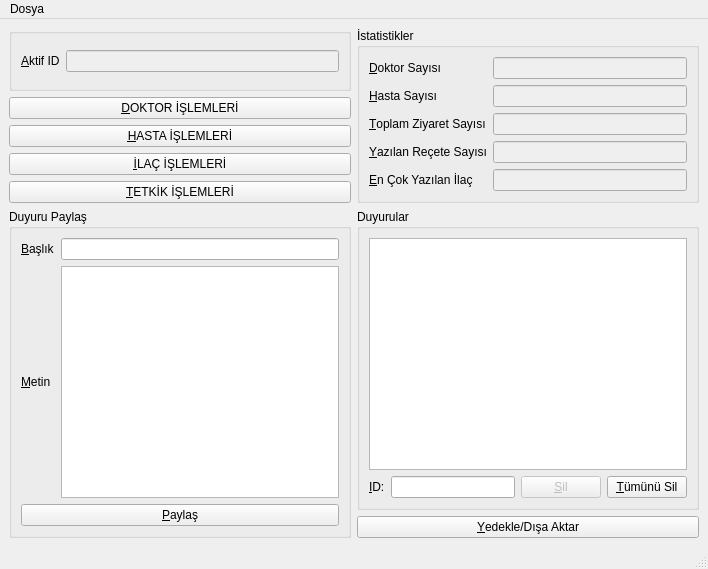
<?xml version="1.0" encoding="UTF-8"?>
<ui version="4.0">
 <class>yoneticiarayuzu</class>
 <widget class="QMainWindow" name="yoneticiarayuzu">
  <property name="geometry">
   <rect>
    <x>0</x>
    <y>0</y>
    <width>708</width>
    <height>569</height>
   </rect>
  </property>
  <property name="windowTitle">
   <string>Yönetici Arayüzü</string>
  </property>
  <widget class="QWidget" name="centralwidget">
   <layout class="QGridLayout" name="gridLayout_2">
    <item row="1" column="1">
     <widget class="QGroupBox" name="groupBox">
      <property name="title">
       <string>İstatistikler</string>
      </property>
      <layout class="QFormLayout" name="formLayout">
       <item row="0" column="0">
        <widget class="QLabel" name="label">
         <property name="text">
          <string>&amp;Doktor Sayısı</string>
         </property>
         <property name="buddy">
          <cstring>leDoktorSayisi</cstring>
         </property>
        </widget>
       </item>
       <item row="0" column="1">
        <widget class="QLineEdit" name="leDoktorSayisi">
         <property name="enabled">
          <bool>false</bool>
         </property>
        </widget>
       </item>
       <item row="1" column="0">
        <widget class="QLabel" name="label_2">
         <property name="text">
          <string>&amp;Hasta Sayısı</string>
         </property>
         <property name="buddy">
          <cstring>leHastaSayisi</cstring>
         </property>
        </widget>
       </item>
       <item row="1" column="1">
        <widget class="QLineEdit" name="leHastaSayisi">
         <property name="enabled">
          <bool>false</bool>
         </property>
        </widget>
       </item>
       <item row="2" column="0">
        <widget class="QLabel" name="label_3">
         <property name="text">
          <string>&amp;Toplam Ziyaret Sayısı</string>
         </property>
         <property name="buddy">
          <cstring>leToplamZiyaretSayisi</cstring>
         </property>
        </widget>
       </item>
       <item row="2" column="1">
        <widget class="QLineEdit" name="leToplamZiyaretSayisi">
         <property name="enabled">
          <bool>false</bool>
         </property>
        </widget>
       </item>
       <item row="3" column="0">
        <widget class="QLabel" name="label_4">
         <property name="text">
          <string>&amp;Yazılan Reçete Sayısı</string>
         </property>
         <property name="buddy">
          <cstring>leYazilanReceteSayisi</cstring>
         </property>
        </widget>
       </item>
       <item row="3" column="1">
        <widget class="QLineEdit" name="leYazilanReceteSayisi">
         <property name="enabled">
          <bool>false</bool>
         </property>
        </widget>
       </item>
       <item row="4" column="0">
        <widget class="QLabel" name="label_5">
         <property name="text">
          <string>&amp;En Çok Yazılan İlaç</string>
         </property>
         <property name="buddy">
          <cstring>leEnCokYazilanIlac</cstring>
         </property>
        </widget>
       </item>
       <item row="4" column="1">
        <widget class="QLineEdit" name="leEnCokYazilanIlac">
         <property name="enabled">
          <bool>false</bool>
         </property>
        </widget>
       </item>
      </layout>
     </widget>
    </item>
    <item row="6" column="1">
     <widget class="QGroupBox" name="groupBox_3">
      <property name="title">
       <string>Duyurular</string>
      </property>
      <layout class="QGridLayout" name="gridLayout_3">
       <item row="0" column="0" colspan="2">
        <widget class="QTextBrowser" name="tbDuyurular"/>
       </item>
       <item row="1" column="0">
        <layout class="QHBoxLayout" name="horizontalLayout">
         <item>
          <widget class="QLabel" name="label_8">
           <property name="text">
            <string>&amp;ID:</string>
           </property>
           <property name="buddy">
            <cstring>leID</cstring>
           </property>
          </widget>
         </item>
         <item>
          <widget class="QLineEdit" name="leID"/>
         </item>
         <item>
          <widget class="QPushButton" name="btnDuyuruSil">
           <property name="enabled">
            <bool>false</bool>
           </property>
           <property name="text">
            <string>&amp;Sil</string>
           </property>
          </widget>
         </item>
        </layout>
       </item>
       <item row="1" column="1">
        <widget class="QPushButton" name="btnTumuSil">
         <property name="text">
          <string>&amp;Tümünü Sil</string>
         </property>
        </widget>
       </item>
      </layout>
     </widget>
    </item>
    <item row="6" column="0" rowspan="2">
     <widget class="QGroupBox" name="groupBox_2">
      <property name="title">
       <string>Duyuru Paylaş</string>
      </property>
      <layout class="QGridLayout" name="gridLayout">
       <item row="0" column="0">
        <widget class="QLabel" name="label_6">
         <property name="text">
          <string>&amp;Başlık</string>
         </property>
         <property name="buddy">
          <cstring>leDuyuruBaslik</cstring>
         </property>
        </widget>
       </item>
       <item row="0" column="1">
        <widget class="QLineEdit" name="leDuyuruBaslik"/>
       </item>
       <item row="1" column="0">
        <widget class="QLabel" name="label_7">
         <property name="text">
          <string>&amp;Metin</string>
         </property>
         <property name="buddy">
          <cstring>teDuyuruMetin</cstring>
         </property>
        </widget>
       </item>
       <item row="1" column="1">
        <widget class="QTextEdit" name="teDuyuruMetin"/>
       </item>
       <item row="2" column="0" colspan="2">
        <widget class="QPushButton" name="BtnDuyuru">
         <property name="text">
          <string>&amp;Paylaş</string>
         </property>
        </widget>
       </item>
      </layout>
     </widget>
    </item>
    <item row="1" column="0">
     <layout class="QVBoxLayout" name="verticalLayout">
      <item>
       <widget class="QGroupBox" name="groupBox_4">
        <property name="title">
         <string/>
        </property>
        <layout class="QHBoxLayout" name="horizontalLayout_2">
         <item>
          <widget class="QLabel" name="label_9">
           <property name="text">
            <string>&amp;Aktif ID</string>
           </property>
           <property name="buddy">
            <cstring>leAktifID</cstring>
           </property>
          </widget>
         </item>
         <item>
          <widget class="QLineEdit" name="leAktifID">
           <property name="enabled">
            <bool>false</bool>
           </property>
          </widget>
         </item>
        </layout>
       </widget>
      </item>
      <item>
       <widget class="QPushButton" name="BtnDoktor">
        <property name="text">
         <string>&amp;DOKTOR İŞLEMLERİ</string>
        </property>
       </widget>
      </item>
      <item>
       <widget class="QPushButton" name="BtnHasta">
        <property name="text">
         <string>&amp;HASTA İŞLEMLERİ</string>
        </property>
       </widget>
      </item>
      <item>
       <widget class="QPushButton" name="BtnIlac">
        <property name="text">
         <string>&amp;İLAÇ İŞLEMLERİ</string>
        </property>
       </widget>
      </item>
      <item>
       <widget class="QPushButton" name="BtnTetkik">
        <property name="text">
         <string>&amp;TETKİK İŞLEMLERİ</string>
        </property>
       </widget>
      </item>
     </layout>
    </item>
    <item row="7" column="1">
     <widget class="QPushButton" name="BtnYedekle">
      <property name="text">
       <string>&amp;Yedekle/Dışa Aktar</string>
      </property>
     </widget>
    </item>
   </layout>
  </widget>
  <widget class="QMenuBar" name="menubar">
   <property name="geometry">
    <rect>
     <x>0</x>
     <y>0</y>
     <width>708</width>
     <height>21</height>
    </rect>
   </property>
   <widget class="QMenu" name="menuDosya">
    <property name="title">
     <string>Dosya</string>
    </property>
    <addaction name="actExit"/>
   </widget>
   <addaction name="menuDosya"/>
  </widget>
  <widget class="QStatusBar" name="statusbar"/>
  <action name="actExit">
   <property name="text">
    <string>Çıkış</string>
   </property>
  </action>
 </widget>
 <tabstops>
  <tabstop>BtnDoktor</tabstop>
  <tabstop>BtnHasta</tabstop>
  <tabstop>BtnIlac</tabstop>
  <tabstop>BtnTetkik</tabstop>
  <tabstop>leDuyuruBaslik</tabstop>
  <tabstop>teDuyuruMetin</tabstop>
  <tabstop>BtnDuyuru</tabstop>
  <tabstop>leDoktorSayisi</tabstop>
  <tabstop>leHastaSayisi</tabstop>
  <tabstop>leToplamZiyaretSayisi</tabstop>
  <tabstop>leYazilanReceteSayisi</tabstop>
  <tabstop>leEnCokYazilanIlac</tabstop>
 </tabstops>
 <resources/>
 <connections/>
</ui>
